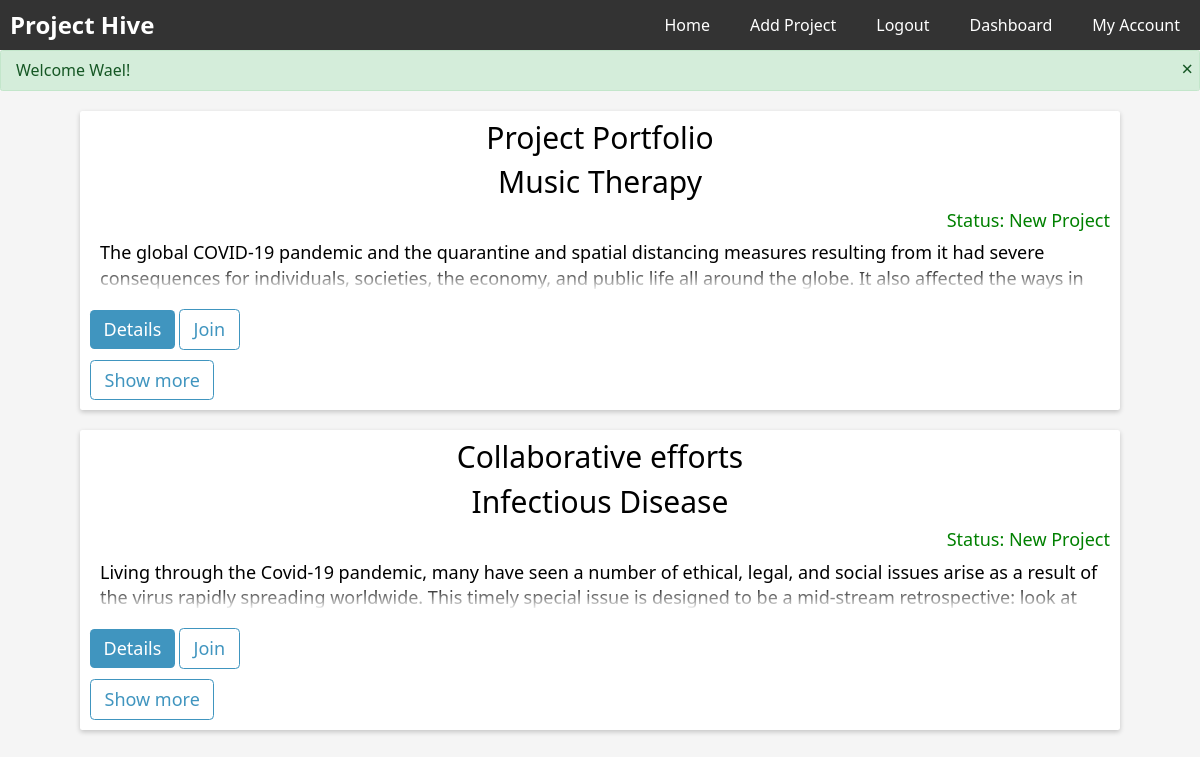
The page /dashboard (signed in) on the database its author committed.
### website/models.py (models this page shows)
class Project(db.Model):
    id = db.Column(db.Integer, primary_key=True)
    title = db.Column(db.String(500), nullable=False)
    start_date = db.Column(db.DateTime(timezone=True), default=func.now(), nullable=False)
    description = db.Column(db.String(5000), unique=True, nullable=False)
    status = db.Column(db.String(500), default="New Project")
    leaders = db.relationship('User', secondary='leader', backref='projects')

### website/views.py (the view)
@views.route('/dashboard')
@login_required
def dashboard():
    user = User.query.filter_by(email=current_user.email).first()
    leaders = Leader.query.filter_by(user_id=user.id).all() #grabbing all the leader's project
    collaborators = Collaborator.query.filter_by(user_id=user.id).all() #grabbing all the leader's project
    entries = []
    collaborator_entries = []
    for leader in leaders:
        projects = Project.query.filter_by(id=leader.project_id).all()
        if projects:
            for project in projects:
                entry = {}
                entry['title'] = project.title
                entry['description'] = project.description
                entry['status'] = project.status
                entry['id'] = project.id
                entries.append(entry)
    for collaborator in collaborators:
        projects = Project.query.filter_by(id=collaborator.project_id).all()
        if projects:
            for project in projects:
                collaborator_entry = {}
                collaborator_entry['title'] = project.title
                collaborator_entry['description'] = project.description
                collaborator_entry['status'] = project.status
                collaborator_entry['id'] = project.id
                collaborator_entries.append(collaborator_entry)
    flash(f'Welcome {user.first_name}!')
    return render_template('dashboard.html', user=current_user, entries=entries, collaborator_entries=collaborator_entries)

### website/__init__.py (called while the page is built)
def create_app():
    app = Flask(__name__)
    app.config["TEMPLATES_AUTO_RELOAD"] = True
    app.config['SQLALCHEMY_DATABASE_URI'] = f'sqlite:///{DB_NAME}'
    app.config['SECRET_KEY'] = "dsaljf;ldsakjf;lkdsjf,cmlkjlkwqjfoijlsad;"
    app.config['LOGIN_MESSAGE'] = 'Please log in to continue.'
    db.init_app(app)
    from website.views import views
    from website.auth import auth
    app.register_blueprint(views, url_prefix="/")
    app.register_blueprint(auth, url_prefix="/")
    from website import models
    from website.models import User
    create_database(app)
    login_manager = LoginManager()
    login_manager.login_view = 'auth.login'
    login_manager.login_message = 'Please log in to continue.' # set the custom login message
    login_manager.init_app(app)
    @login_manager.user_loader
    def load_user(id):
        return User.query.get(int(id))
    return app

### website/templates/dashboard.html (shortened to what this page needs)
{% extends "base.html" %} {% block title %} Dashboard {% endblock %} {% block main%}
<div class="card">
    <div class="title-grid portfolio">
        <div class="P-Title">Project Portfolio</div>
    </div>
    {% for entry in entries %}
        {% if loop.index <= 1 %}
            <div class="project-card">
                <div class="title-grid">
                    <div class="P-Title">{{ entry.title }}</div>
                    <div class="status">Status: {{entry.status}}</div>
                </div>
                <div class="Description">
                    {{ entry.description }}
                </div>
                <div class="card-footer">
                    <a href="{{ url_for('views_bp.details', id=entry.id) }}"><button class="homebtn">Details</button></a>
                    <button class="homebtn btn-outline">Join</button>
                </div>
            </div>
        {% endif %}
    {% endfor %}
    <div class="card-footer">
        <button class="homebtn btn-outline show-more-btn">Show more</button>
    </div>
</div>
<div class="card">
    <div class="title-grid">
        <div class="P-Title">Collaborative efforts</div>
    </div>
    {% for collaborator_entry in collaborator_entries %}
        {% if loop.index <= 1 %}
            <div class="project-card">
                <div class="title-grid">
                    <div class="P-Title">{{ collaborator_entry.title }}</div>
                    <div class="status">Status: {{collaborator_entry.status}}</div>
                </div>
                <div class="Description">
                    {{ collaborator_entry.description }}
                </div>
                <div class="card-footer">
                    <a href="{{ url_for('views_bp.details', id=collaborator_entry.id) }}"><button class="homebtn">Details</button></a>
                    <button class="homebtn btn-outline">Join</button>
                </div>
            </div>
        {% endif %}
    {% endfor %}
    <div class="card-footer">
        <button class="homebtn btn-outline show-more-btn">Show more</button>
    </div>
</div>
{% endblock %}
{% set active = 'dashboard' %}

### website/static/css/main.css (style rules this page uses)
*, *::after, *::before { box-sizing: border-box; }
html { font-size: 62.5%; }
body { background-color: #f5f5f5; }
input[type="text"], input[type="email"], input[type="password"], button { outline: none; width: 100%; }
a { text-decoration: none; }
.card { background-color: white; padding: 1rem; margin: 2rem 8rem; border: none; border-radius: 0.25rem; box-shadow: 0 2px 5px 0 rgba(0, 0, 0, 0.2); }
.P-Title { font-size: 3rem; margin-bottom: 1rem; text-align: center; }
.status { font-size: 1.8rem; margin-bottom: 0.5rem; text-align: end; color: green; }
.Description { font-size: 1.8rem; max-height: calc(2 * 1em * 1.4); line-height: 1.4; margin-left: 1rem; overflow: hidden; position: relative; margin-bottom: 1.8rem; }
.Description::before { content: ""; position: absolute; height: calc(1em * 1.4); width: 100%; bottom: 0; pointer-events: none; background: linear-gradient(to bottom, transparent, white); }
.card-footer { margin-top: 1rem; }
.homebtn { --color: hsl(200, 50%, 50%); background: var(--color); color: white; border: none; font-size: 1.8rem; padding: 0.5em 0.75em; border-radius: 0.25em; cursor: pointer; width: auto; }
.homebtn.btn-outline { background: none; border: 1px solid var(--color); color: var(--color); }
.portfolio { font-size: 1.4rem; border-bottom: #0b9c19; }

### rows shown on the page
Project: title "Music Therapy", status "New Project", description "The global COVID-19 pandemic and the quarantine and spatial distancing measures resulting from it had severe consequences for individuals, societies, the economy, and public life all around the globe. It also affected the ways in…"
Project: title "Infectious Disease", status "New Project", description "Living through the Covid-19 pandemic, many have seen a number of ethical, legal, and social issues arise as a result of the virus rapidly spreading worldwide. This timely special issue is designed to be a mid-stream retrospective: look at…"

### other values the page prints
{{ message }} "Welcome Wael!"
